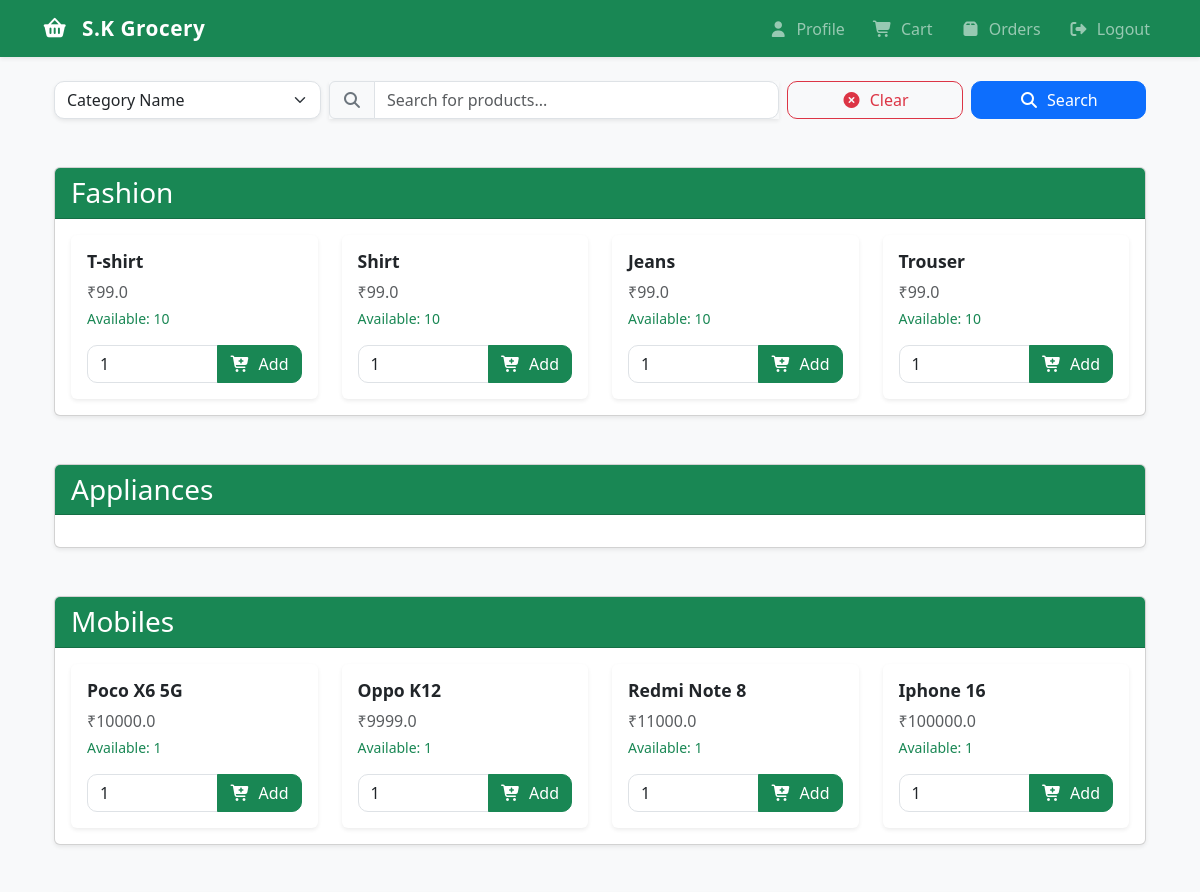
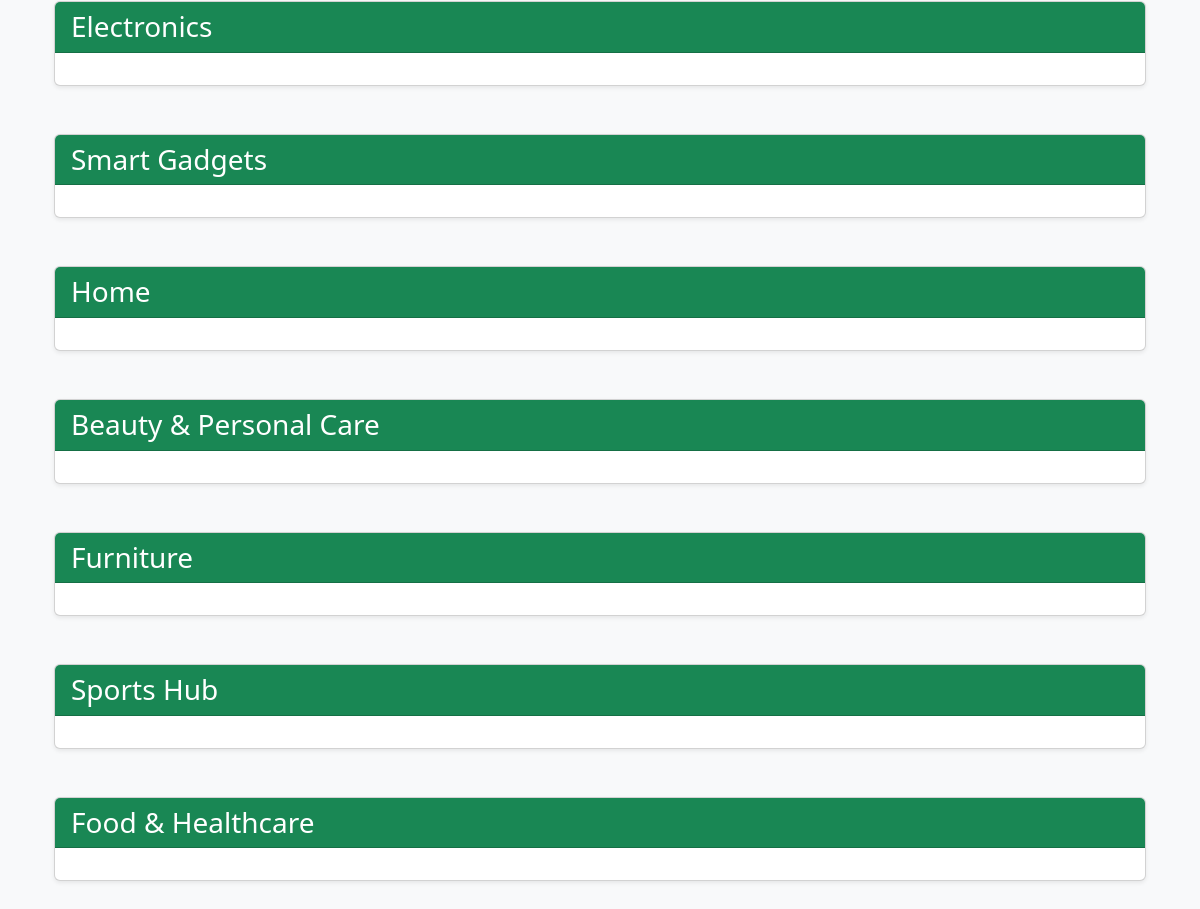
/ (signed in), run on an earlier commit of the app's database (2 pictures, top to bottom).
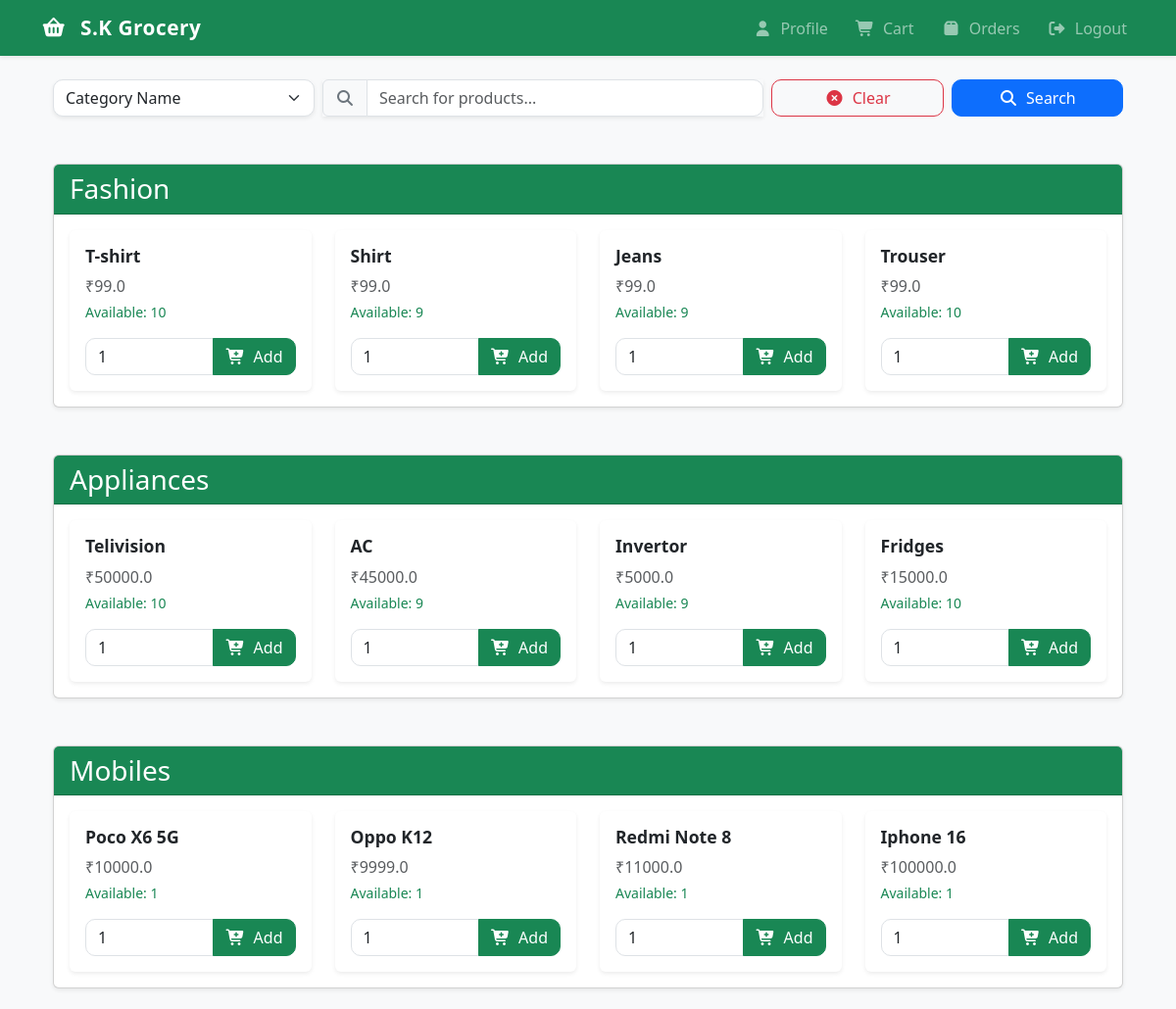
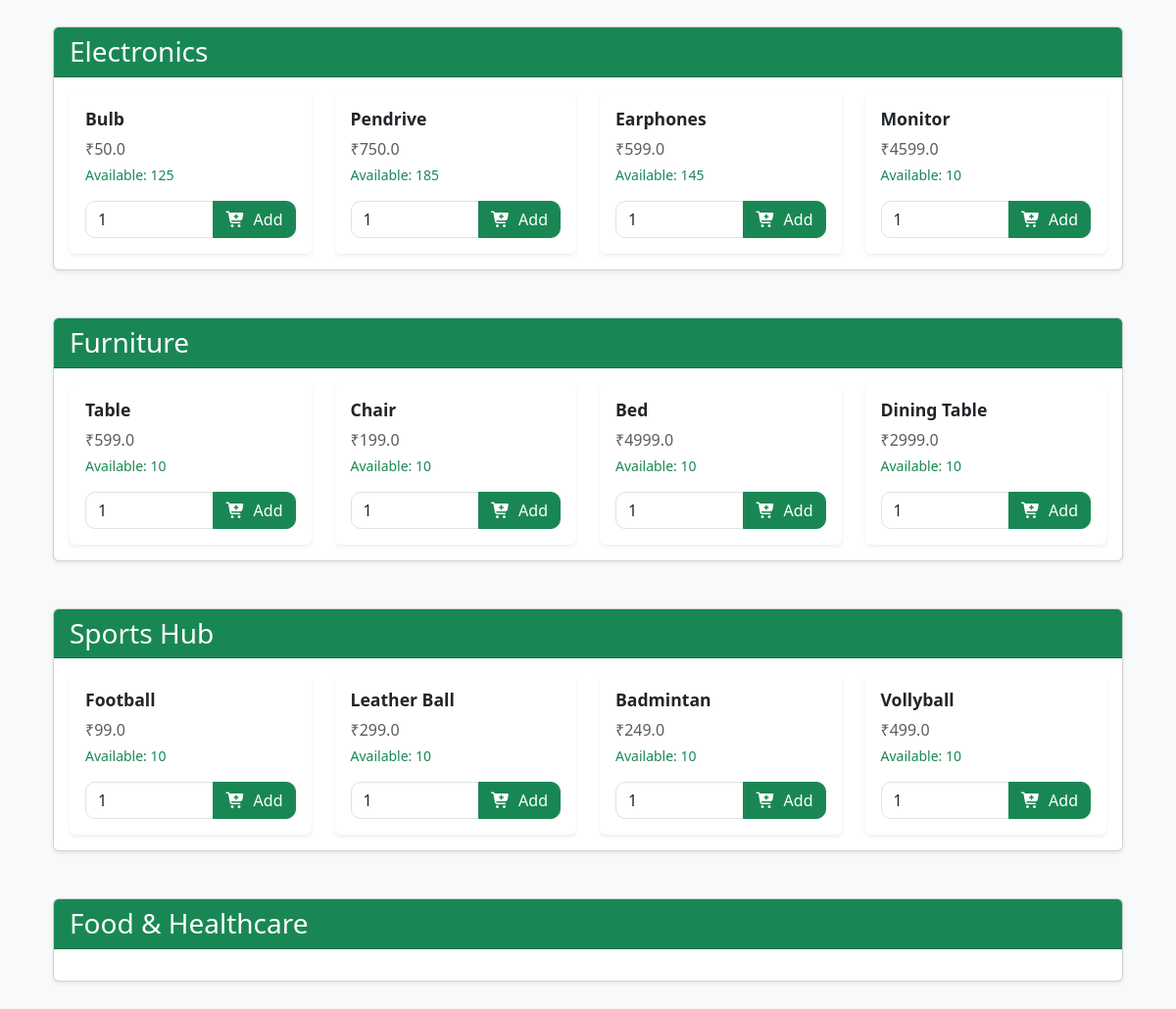
And on a later commit of the database (2 pictures, top to bottom).
### app.py (models this page shows)
class Category(db.Model):
    __tablename__ = 'category'
    id = db.Column(db.Integer, primary_key=True)
    name = db.Column(db.String(64), nullable=False)
    products = db.relationship('Product', backref='category', lazy=True)

class Product(db.Model):
    __tablename__ = 'product'
    id = db.Column(db.Integer, primary_key=True)
    name = db.Column(db.String(64), unique=True, nullable=False)
    category_id = db.Column(db.Integer, db.ForeignKey('category.id'), nullable=False)
    quantity = db.Column(db.Integer, nullable=False)
    price = db.Column(db.Float, nullable=False)
    man_date = db.Column(db.Date, nullable=False)
    carts = db.relationship('Cart', backref='product', lazy=True)
    orders = db.relationship('Order', backref='product', lazy=True)

### app.py (the view, shortened to what this page needs)
@app.route('/')
@auth_required
def index():
    user = User.query.get(session['user_id'])
    if user.is_admin:
        return redirect(url_for('admin'))
    parameter = request.args.get('parameter')
    query = request.args.get('query')
    parameters = {
        'category':'Category Name',
        'product': 'Product Name',
        'price': 'Max Price'
    }
    if not parameter or not query:
        return render_template('index.html', user=user, categories=Category.query.all(), parameters=parameters)

### app.py (called while the page is built)
def auth_required(func):
    @wraps(func)
    def inner (*args, **kwargs):
        if 'user_id' not in session:
            flash('You need to login first.')
            return redirect(url_for('login'))
        return func(*args, **kwargs)
    return inner

### templates/index.html (shortened to what this page needs)
{% extends "layout.html" %}
{% block content %}
{% include 'searchbar.html' with context %}
<div class="container my-5">
    {% for category in categories %}
    <div class="card shadow-sm mb-5">
        <div class="card-header bg-success text-white">
            <h3 class="mb-0">{{ category.name }}</h3>
        </div>
        <div class="card-body">
            <div class="row g-4">
                {% for product in category.products %}
                {% if (price and product.price <= price ) or (name and name.lower() in product.name.lower()) or (not
                    price and not name) %} <div class="col-md-3 col-sm-6">
                    <div class="card h-100 border-0 shadow-sm">
                        <div class="card-body d-flex flex-column">
                            <h5 class="card-title text-dark">{{ product.name }}</h5>
                            <p class="card-text text-muted mb-1">₹{{ product.price }}</p>
                            <p class="small text-success mb-3">Available: {{ product.quantity }}</p>
                            <form action="{{ url_for('add_to_cart', product_id=product.id) }}" method="POST"
                                class="mt-auto">
                                <div class="input-group">
                                    <input type="number" class="form-control" name="quantity" value="1" min="1"
                                        max="{{ product.quantity }}" required>
                                    <button type="submit" class="btn btn-success">
                                        <i class="fas fa-cart-plus me-1"></i> Add
                                    </button>
                                </div>
                            </form>
                        </div>
                    </div>
            </div>
            {% endif %}
            {% endfor %}
        </div>
    </div>
</div>
{% endfor %}
</div>
{% endblock %}

What changed in the data, as far as the page shows it:
removed Category: name "Smart Gadgets"
removed Category: name "Home"
removed Category: name "Beauty & Personal Care"
changed Product "Shirt": quantity "10" → "9"
changed Product "Jeans": quantity "10" → "9"
added Product: name "Telivision", price "50000.0", quantity "10", shown under Category "Appliances"
added Product: name "AC", price "45000.0", quantity "9", shown under Category "Appliances"
added Product: name "Invertor", price "5000.0", quantity "9", shown under Category "Appliances"
added Product: name "Fridges", price "15000.0", quantity "10", shown under Category "Appliances"
added Product: name "Bulb", price "50.0", quantity "125", shown under Category "Electronics"
added Product: name "Pendrive", price "750.0", quantity "185", shown under Category "Electronics"
added Product: name "Earphones", price "599.0", quantity "145", shown under Category "Electronics"
added Product: name "Monitor", price "4599.0", quantity "10", shown under Category "Electronics"
added Product: name "Table", price "599.0", quantity "10", shown under Category "Furniture"
added Product: name "Chair", price "199.0", quantity "10", shown under Category "Furniture"
added Product: name "Bed", price "4999.0", quantity "10", shown under Category "Furniture"
added Product: name "Dining Table", price "2999.0", quantity "10", shown under Category "Furniture"
added Product: name "Football", price "99.0", quantity "10", shown under Category "Sports Hub"
added Product: name "Leather Ball", price "299.0", quantity "10", shown under Category "Sports Hub"
added Product: name "Badmintan", price "249.0", quantity "10", shown under Category "Sports Hub"
added Product: name "Vollyball", price "499.0", quantity "10", shown under Category "Sports Hub"
